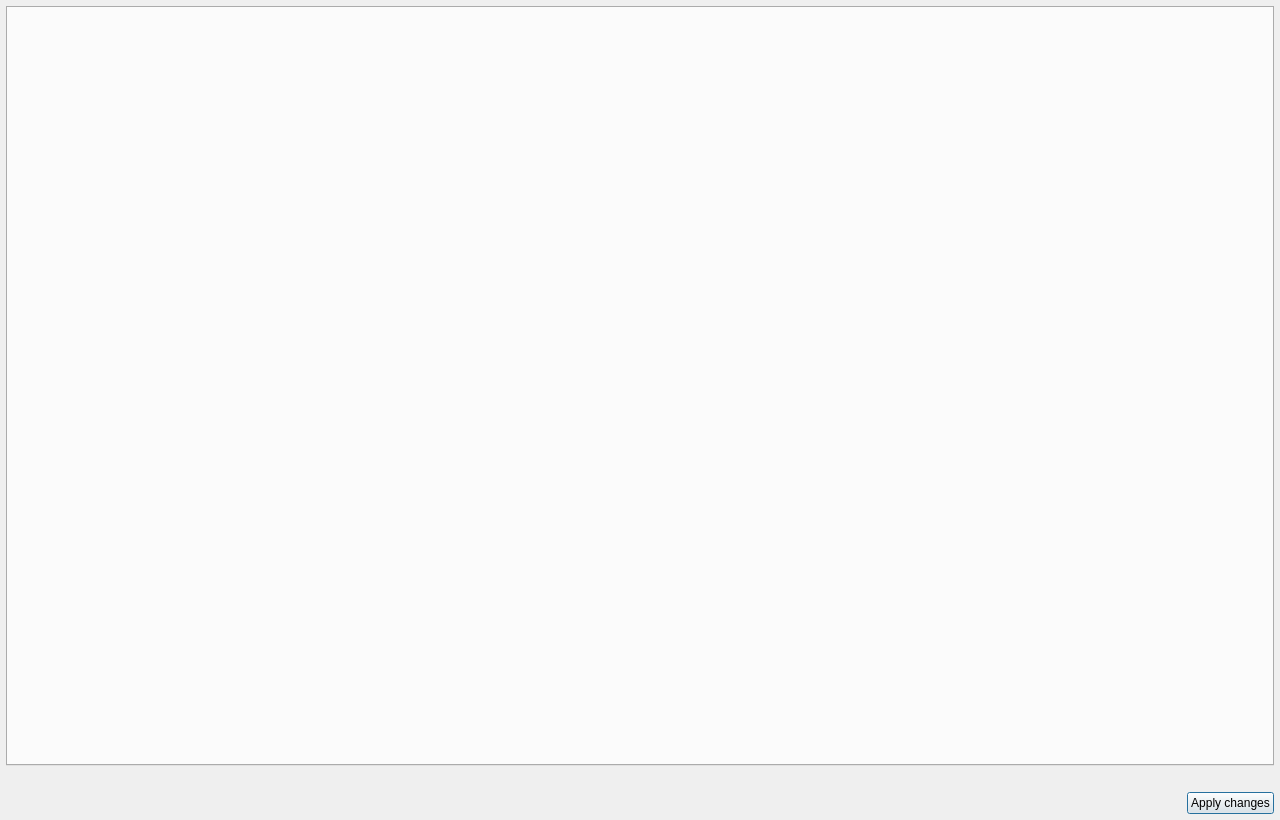
<?xml version="1.0" encoding="UTF-8"?>
<ui version="4.0">
 <class>DynamicBlockPropertiesDialog</class>
 <widget class="QDialog" name="DynamicBlockPropertiesDialog">
  <property name="geometry">
   <rect>
    <x>0</x>
    <y>0</y>
    <width>1280</width>
    <height>820</height>
   </rect>
  </property>
  <property name="windowTitle">
    <string>Dynamic block properties</string>
  </property>
  <layout class="QVBoxLayout" name="main_layout">
   <property name="leftMargin">
    <number>6</number>
   </property>
   <property name="topMargin">
    <number>6</number>
   </property>
   <property name="rightMargin">
    <number>6</number>
   </property>
   <property name="bottomMargin">
    <number>6</number>
   </property>
   <item>
    <widget class="QTabWidget" name="tab_widget">
     <property name="currentIndex">
      <number>-1</number>
     </property>
    </widget>
   </item>
   <item>
    <widget class="QLabel" name="status_label">
     <property name="text">
      <string/>
     </property>
     <property name="textInteractionFlags">
      <set>Qt::TextInteractionFlag::TextSelectableByMouse</set>
     </property>
     <property name="wordWrap">
      <bool>true</bool>
     </property>
    </widget>
   </item>
   <item>
    <layout class="QHBoxLayout" name="button_layout">
     <item>
      <spacer name="button_spacer">
       <property name="orientation">
        <enum>Qt::Orientation::Horizontal</enum>
       </property>
       <property name="sizeHint" stdset="0">
        <size>
         <width>40</width>
         <height>20</height>
        </size>
       </property>
      </spacer>
     </item>
     <item>
      <widget class="QPushButton" name="apply_button">
       <property name="text">
        <string>Apply changes</string>
       </property>
       <property name="icon">
        <iconset resource="../Icons/icons.qrc">
         <normaloff>:/Icons/icons/accept.png</normaloff>:/Icons/icons/accept.png</iconset>
       </property>
      </widget>
     </item>
    </layout>
   </item>
  </layout>
 </widget>
 <resources>
  <include location="../Icons/icons.qrc"/>
 </resources>
 <connections/>
</ui>
